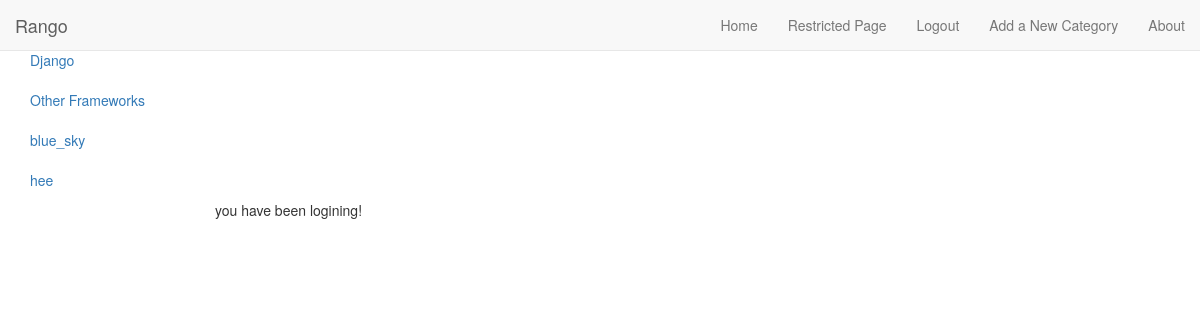
/rango/restricted/ (signed in), run on the app's committed database.
### rango/models.py (models this page shows, shortened)
class Category(models.Model):
    name = models.CharField(max_length=128, unique=True)
    views = models.IntegerField(default=0)
    likes = models.IntegerField(default=0)
    slug = models.SlugField(unique=True)

### rango/views.py (the view)
@login_required
def restricted(request):
    return render(request, "rango/restricted.html")

### rango/templatetags/rango_extras.py (called while the page is built)
@register.inclusion_tag('rango/cats.html')
def get_category_list(cat=None):
    return {'cats': Category.objects.all(), 'act_cat': cat}

### templates/rango/restricted.html (shortened to what this page needs)
{% extends "base.html" %}
{% load staticfiles %}
{% block body_block %}
you have been logining!
{% endblock %}

### templates/rango/cats.html
{% if cats %}
<ul class="nav nav-sidebar">
    {% for c in cats %}
    {% if c == act_cat %} <li  class="active" > {% else  %} <li>{% endif %}
            <a href="{% url 'category'  c.slug %}">{{ c.name }}</a></li>
    {% endfor %}
</ul>
{% endif %}

### data on the page
Category: name "Django"
Category: name "Other Frameworks"
Category: name "blue_sky"
Category: name "hee"
